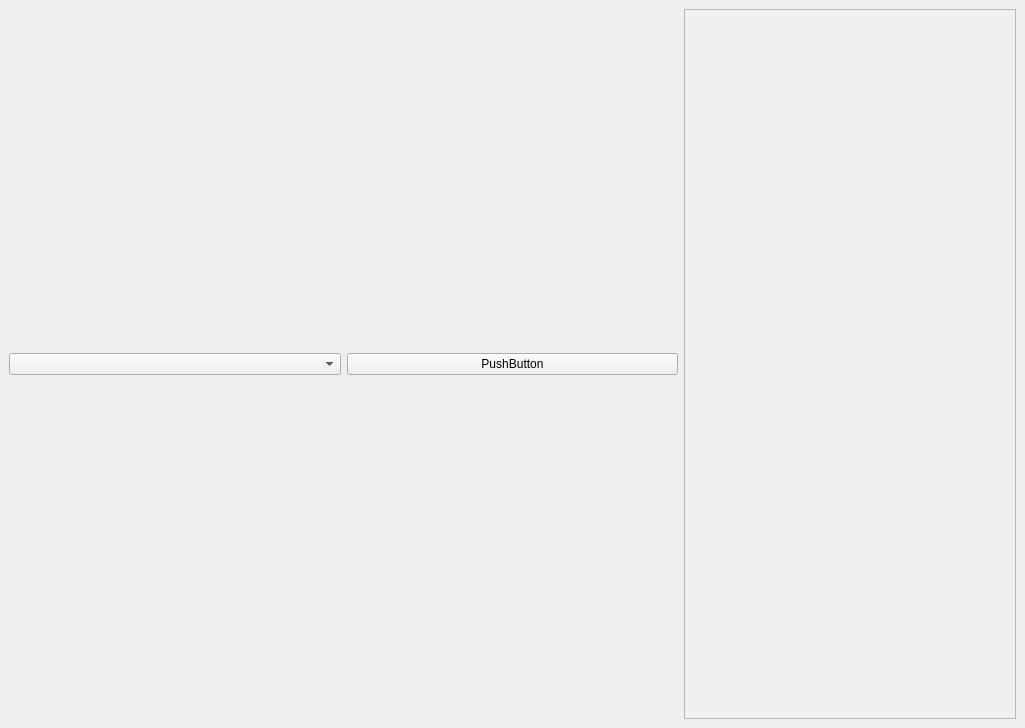
<?xml version="1.0" encoding="UTF-8"?>
<ui version="4.0">
 <class>MainWindow</class>
 <widget class="QMainWindow" name="MainWindow">
  <property name="geometry">
   <rect>
    <x>0</x>
    <y>0</y>
    <width>1025</width>
    <height>728</height>
   </rect>
  </property>
  <property name="windowTitle">
   <string>Real-Time Plotting</string>
  </property>
  <widget class="QWidget" name="centralwidget">
   <property name="styleSheet">
    <string notr="true">background-color: rgb(255, 255, 255);

QPushButton {
    background-color: red;
    border-style: outset;
    border-width: 2px;
    border-radius: 10px;
    border-color: beige;
    font: bold 14px;
    min-width: 10em;
    padding: 6px;
};</string>
   </property>
   <layout class="QVBoxLayout" name="verticalLayout">
    <item>
     <layout class="QHBoxLayout" name="horizontalLayout_2">
      <item>
       <widget class="QComboBox" name="comboBox"/>
      </item>
      <item>
       <widget class="QPushButton" name="pushButton">
        <property name="text">
         <string>PushButton</string>
        </property>
       </widget>
      </item>
      <item>
       <widget class="QFrame" name="frame">
        <property name="frameShape">
         <enum>QFrame::StyledPanel</enum>
        </property>
        <property name="frameShadow">
         <enum>QFrame::Raised</enum>
        </property>
       </widget>
      </item>
     </layout>
    </item>
   </layout>
  </widget>
 </widget>
 <resources/>
 <connections/>
</ui>
